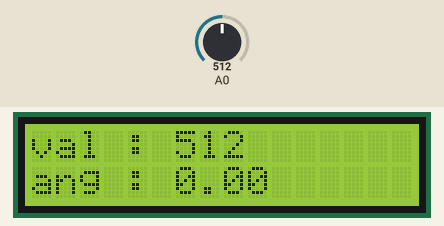
The sketch below on a simulated Arduino Uno, built with avr-gcc and run on an emulated ATmega328P. On the bench: 16×2 character LCD. The inputs (shaded band) are chosen by the test bench; at power-on: A0 = 512.

Above: at 1.2 s.
1.3 s: A0 set to 716
At 1.7 s:
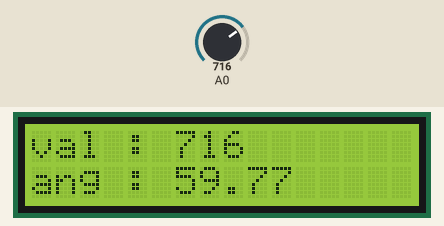
2.8 s: A0 set to 900
At 4.0 s:
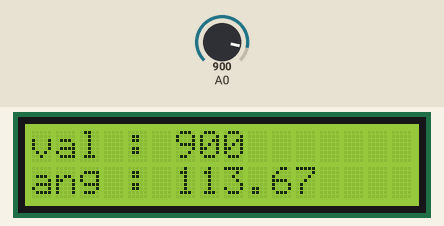
4.3 s: A0 set to 1023
At 5.0 s:
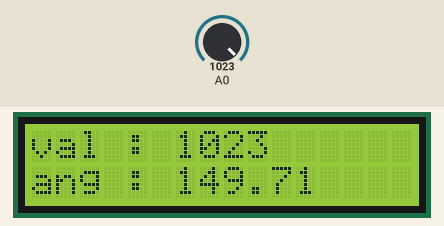
Timing chart, 0 to 7.3 s (numbered marks = the images above; inputs shaded):
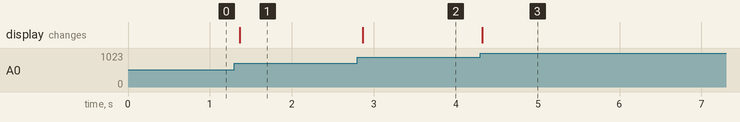

Measured:
- after the input at 1.3 s, the display: changes after 0.06 s (image 1)
- after the input at 2.8 s, the display: changes after 0.06 s (image 2)
- after the input at 4.3 s, the display: changes at once (image 3)

The sketch:

no6.ino
```cpp
#include <LiquidCrystal.h>

LiquidCrystal lcd(2, 3, 4, 7, 8, 9, 10);

void setup() {
  Serial.begin(9600);
  lcd.begin(16, 2);

  lcd.setCursor(0, 0);
  lcd.print("val : ");
  lcd.setCursor(0, 1);
  lcd.print("ang : ");
}

void printValue(int val, double ang) {
  lcd.setCursor(6, 0);
  lcd.print("      ");
  lcd.setCursor(6, 0);
  lcd.print(val, DEC);

  lcd.setCursor(6, 1);
  lcd.print("      ");
  lcd.setCursor(6, 1);
  lcd.print(ang);
}

void loop() {
  int val = analogRead(0);

  double rad = val2rad(val);
  double ang = rad2ang(rad);

  printValue(val, ang);

  delay(20);
}
```

utils.ino
```cpp
double val2rad(int val) {
  return (val - 512) / 512. * 150. * (PI / 180.);
}

double rad2ang(double rad) {
  return rad / (PI / 180.);
}

double ang2rad(double ang) {
  return ang * (PI / 180.);
}

int rad2val(double rad) {
  return (int)(rad / (PI / 180.) / 150. * 512.) + 512;
}

double val2ang(int val) {
  return rad2ang(val2rad(val));
}

int ang2val(double ang) {
  return rad2val(ang2rad(ang));
}
```
